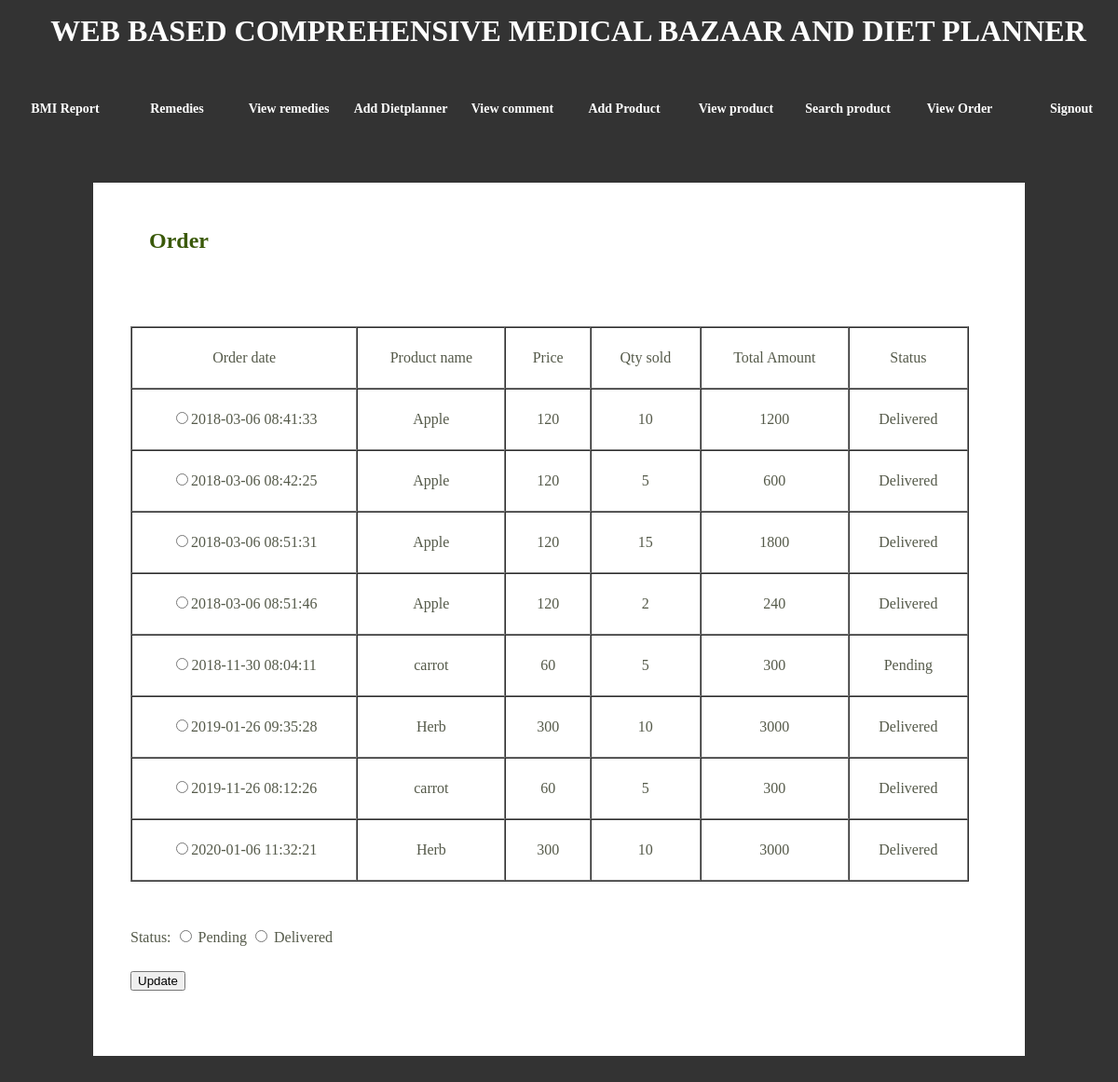
/view_order.php (signed in), run on the app's committed database.
### tables this page shows
CREATE TABLE IF NOT EXISTS `product` (
  `pid` int(11) NOT NULL AUTO_INCREMENT,
  `pname` longtext NOT NULL,
  `pdescp` longtext NOT NULL,
  `cat` text NOT NULL,
  `price` int(11) NOT NULL,
  `qty` int(11) NOT NULL,
  `pimage` varchar(200) NOT NULL,
  PRIMARY KEY (`pid`)
);

CREATE TABLE IF NOT EXISTS `orders` (
  `oid` int(5) NOT NULL AUTO_INCREMENT,
  `pid` int(5) NOT NULL,
  `qty` int(5) NOT NULL,
  `uid` text NOT NULL,
  `odate` datetime NOT NULL,
  `status` int(5) NOT NULL DEFAULT '0',
  PRIMARY KEY (`oid`)
);

### view_order.php (the view, shortened to what this page needs)
<?php
include "header.php"; ?>
<div id="templatemo_content_wrapper">
	<div id="templatemo_content">
        	<h2>Order</h2>
            <div class="sidebar_section_content">
        <?php
		if(isset($_SESSION['aid']))
		{
		?>
			  <form action="" method="post" id="contacts-form" >
		<table align="center" cellpadding="20" cellspacing="0" border="1" style="text-align:center; width:100%;">
          <tr><td>Order date</td><td>Product name</td><td>Price</td><td>Qty sold</td><td>Total Amount</td><td>Status</td></tr>
          <?php
		$t=mysql_query("select * from orders");
		while($w=mysql_fetch_array($t))
		{
$pid=$w['pid'];
$cqty=$w['qty'];
$odate=$w['odate'];
$status=$w['status'];
$oid=$w['oid'];
if($status=='0')
{
$status='Pending';
}
else
{
$status='Delivered';
}
$u=mysql_query("select * from product where pid=$pid");
		while($y=mysql_fetch_array($u))
		{
$pname=$y['pname'];
$price=$y['price'];
		?>
          <?php
		  $tot=($cqty*$price);
echo "<tr><td><input type='radio' name='oid' value='$oid'>$odate</td><td>$pname</td><td>$price</td><td>$cqty</td><td>$tot</td><td>$status</td></tr>";
		  ?>
                <?php
				}
				}
				?>
                </table>
				<br><br>
				Status: <input type="radio" name="status" value="0" /> Pending
				<input type="radio" name="status" value="1" /> Delivered
				<br><br>
				<input type="submit" name="submit"  value="Update">
				 </form>
		<?php
		}
		?>
        </div>
        <div class="cleaner_h40"></div>
    </div>
</div>
<div id="templatemo_content_wrapper_bottom"></div>
 <?php include "footer.php"; ?>

### templatemo_style.css (style rules this page uses)
body { margin: 0; padding: 0; line-height: 1.5em; font-family: Georgia, "Times New Roman", Times, serif; font-size: 16px; color: #555a4a; background: #333; }
.cleaner_h40 { clear: both; width:100%; height: 40px; }
#templatemo_content_wrapper { width: 920px; margin: 0 auto; padding: 30px 40px; background:#fff; }
#templatemo_content_wrapper_bottom { width: 1000px; height: 15px; margin: 0 auto; }
#templatemo_content { float: left; width: 900px; }
#templatemo_content h2 { color: #3a5909; font-size: 24px; padding: 0 0 60px 20px; }

### data on the page
orders: odate "2018-03-06 08:41:33", qty "10", qty.price "1200", status "Delivered"
product: pname "Apple", price "120"
orders: odate "2018-03-06 08:42:25", qty "5", qty.price "600", status "Delivered"
orders: odate "2018-03-06 08:51:31", qty "15", qty.price "1800", status "Delivered"
orders: odate "2018-03-06 08:51:46", qty "2", qty.price "240", status "Delivered"
orders: odate "2018-11-30 08:04:11", qty "5", qty.price "300", status "Pending"
product: pname "carrot", price "60"
orders: odate "2019-01-26 09:35:28", qty "10", qty.price "3000", status "Delivered"
product: pname "Herb", price "300"
orders: odate "2019-11-26 08:12:26", qty "5", qty.price "300", status "Delivered"
orders: odate "2020-01-06 11:32:21", qty "10", qty.price "3000", status "Delivered"
